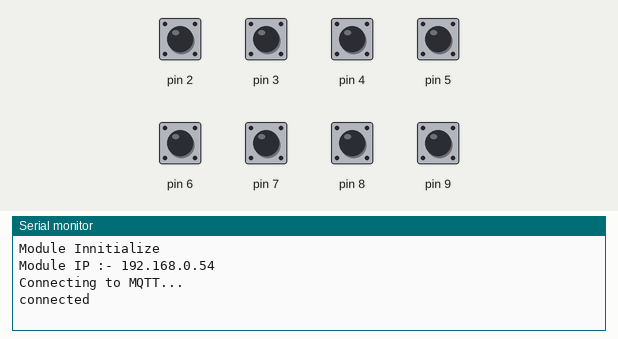
Bench run of a sketch on a simulated Arduino Uno, built with avr-gcc and run on an emulated ATmega328P. Shown: the last lines printed to the serial monitor. The inputs (shaded band) are chosen by the test bench; at power-on: pin 2–9 HIGH. WiFi joins after 1.5 s; servers stay silent unless stated; no MQTT or app messages arrive unless stated.

Above: at 1.2 s.
1.3 s: pin 2 pulled LOW for 0.15 s
At 1.9 s:
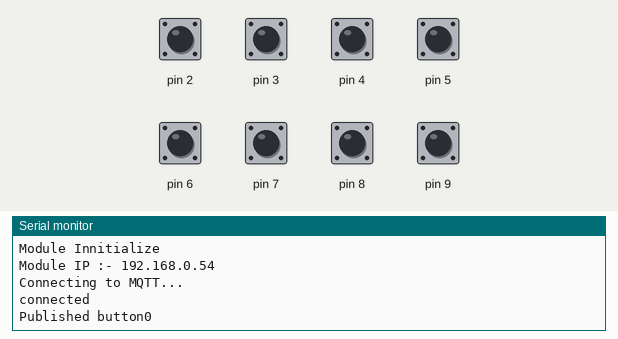
2.9 s: pin 3 pulled LOW for 0.15 s
At 4.1 s:
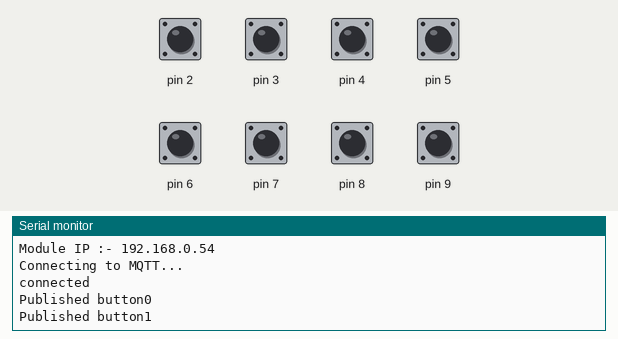
4.5 s: pin 4 pulled LOW for 0.15 s
At 5.5 s:
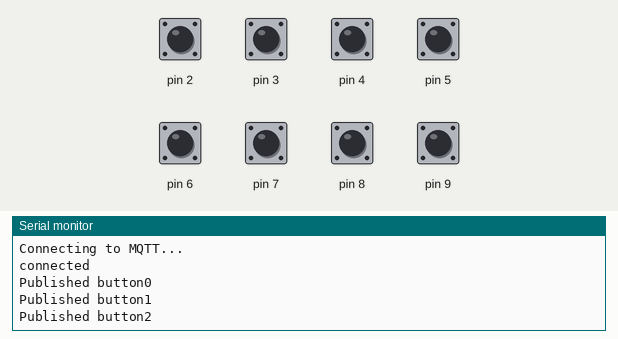
6.1 s: pin 5 pulled LOW for 0.15 s
At 6.7 s:
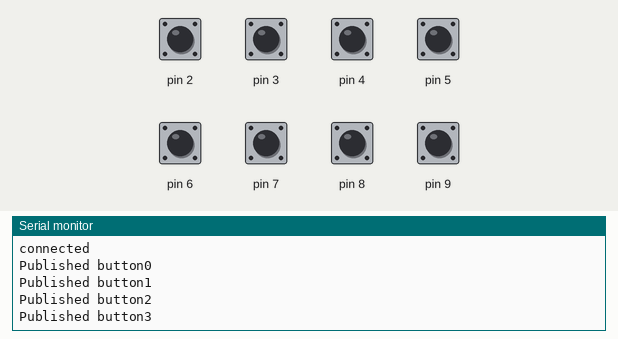
7.7 s: pin 6 pulled LOW for 0.15 s
At 8.9 s:
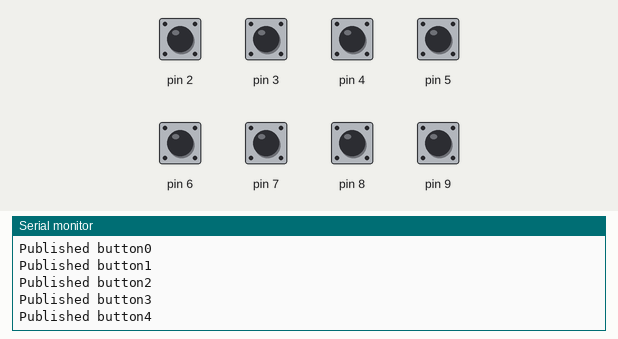
9.3 s: pin 7 pulled LOW for 0.15 s
At 10.4 s:
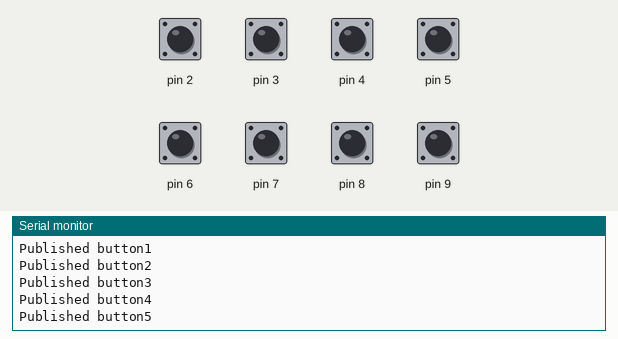
Timing chart, 0 to 11.9 s (numbered marks = the images above; inputs shaded):
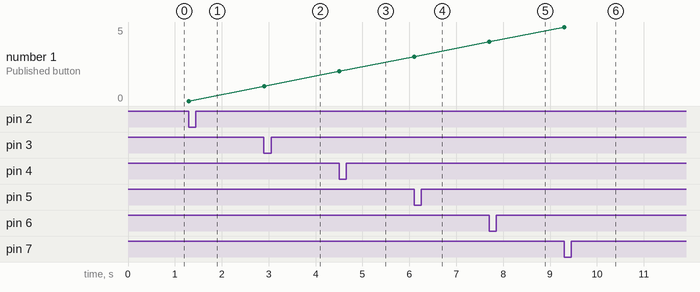

Measured:
- after the input at 1.3 s, the serial monitor: prints a new line at once (image 1)
- after the input at 2.9 s, the serial monitor: prints a new line at once (image 2)
- after the input at 4.5 s, the serial monitor: prints a new line at once (image 3)
- after the input at 6.1 s, the serial monitor: prints a new line at once (image 4)
- after the input at 7.7 s, the serial monitor: prints a new line at once (image 5)
- after the input at 9.3 s, the serial monitor: prints a new line at once (image 6)
- plotted number 1: 0 → 1 after the input at 2.9 s, 1 → 2 after the input at 4.5 s, 2 → 3 after the input at 6.1 s, 3 → 4 after the input at 7.7 s, 4 → 5 after the input at 9.3 s

The sketch:

input.ino
```cpp
#include <SPI.h>
#include <PubSubClient.h>
#include <EthernetENC.h>

#define CLIENT_ID "INT01"
#define _host "10.10.1.254"
#define _user "Admin"
#define _pass "iwillhacku"

byte mac[] = {
  0xDE, 0xAD, 0xBE, 0xEF, 0xFE, 0xED
};
int lastButtonState[] = {
1,1,1,1,1,1,1,1};
int i;
EthernetClient ethClient;
PubSubClient mqttClient;

void(* resetFunc) (void) = 0;

void setup() {
  // Open serial communications and wait for port to open:
  Serial.begin(9600);
  while(!Serial);
  Serial.println("Module Innitialize");
  for (i = 2; i < 10; i++)
    pinMode(i,INPUT_PULLUP);
  // Check for Ethernet hardware present
  Ethernet.init(17);
  if (Ethernet.hardwareStatus() == EthernetNoHardware) {
    Serial.println("Ethernet shield was not found.  Sorry, can't run without hardware. :(");
    delay(200);
    resetFunc();
  }

  if (Ethernet.linkStatus() == LinkOFF) {
    delay(500);
    if (Ethernet.linkStatus() == LinkOFF) {
      Serial.println("Ethernet cable is not connected.");
      delay(200);
      resetFunc();
    }
  }
  Ethernet.begin(mac,IPAddress(192,168,0,54));
  /*
  if (Ethernet.begin(mac) == 0) {
    Serial.println("Ethernet configuration failed");
    delay(200);
    resetFunc();
  }
*/
  Serial.print("Module IP :- ");
  Serial.println(Ethernet.localIP());

  //Configuring Host
  mqttClient.setClient(ethClient);
  mqttClient.setServer(_host,1883); //for using local broker
  mqttClient.setBufferSize(255);
  while (!mqttClient.connected()) {
    RECONNECT();
  }
}

void loop() {
  if(mqttClient.connected()){
    sendData();
  }else{
    RECONNECT();
  }
  mqttClient.loop();
}

void sendData() {
  char msgBuffer[2];
  for (i = 0; i < 8; i++) {
    if (digitalRead(i+2) != lastButtonState[i]) {
      // if the state has changed, increment the counter
      if (digitalRead(i+2) == 0){
        mqttClient.publish(CLIENT_ID,dtostrf(i, 2, 0, msgBuffer));
        Serial.print("Published button");
        Serial.println(i);
      }
      lastButtonState[i] = digitalRead(i+2);
    }
  }
}

void RECONNECT(){
  Serial.println("Connecting to MQTT...");
  if (mqttClient.connect(CLIENT_ID, _user, _pass )) {
    Serial.println("connected");
  } else {
    Serial.print("failed with state ");
    Serial.print(mqttClient.state());
    delay(2000);
  }
}
```
